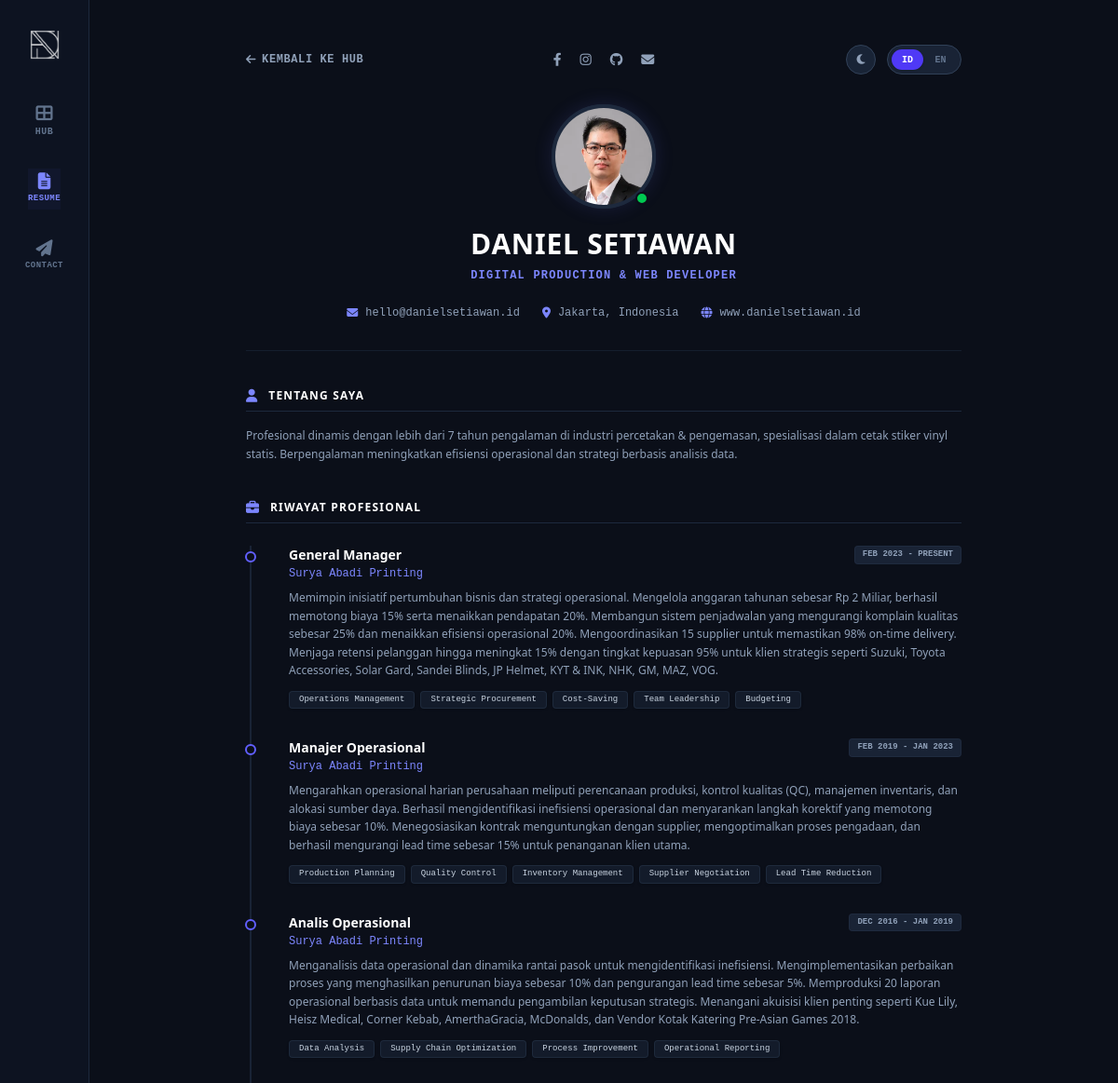
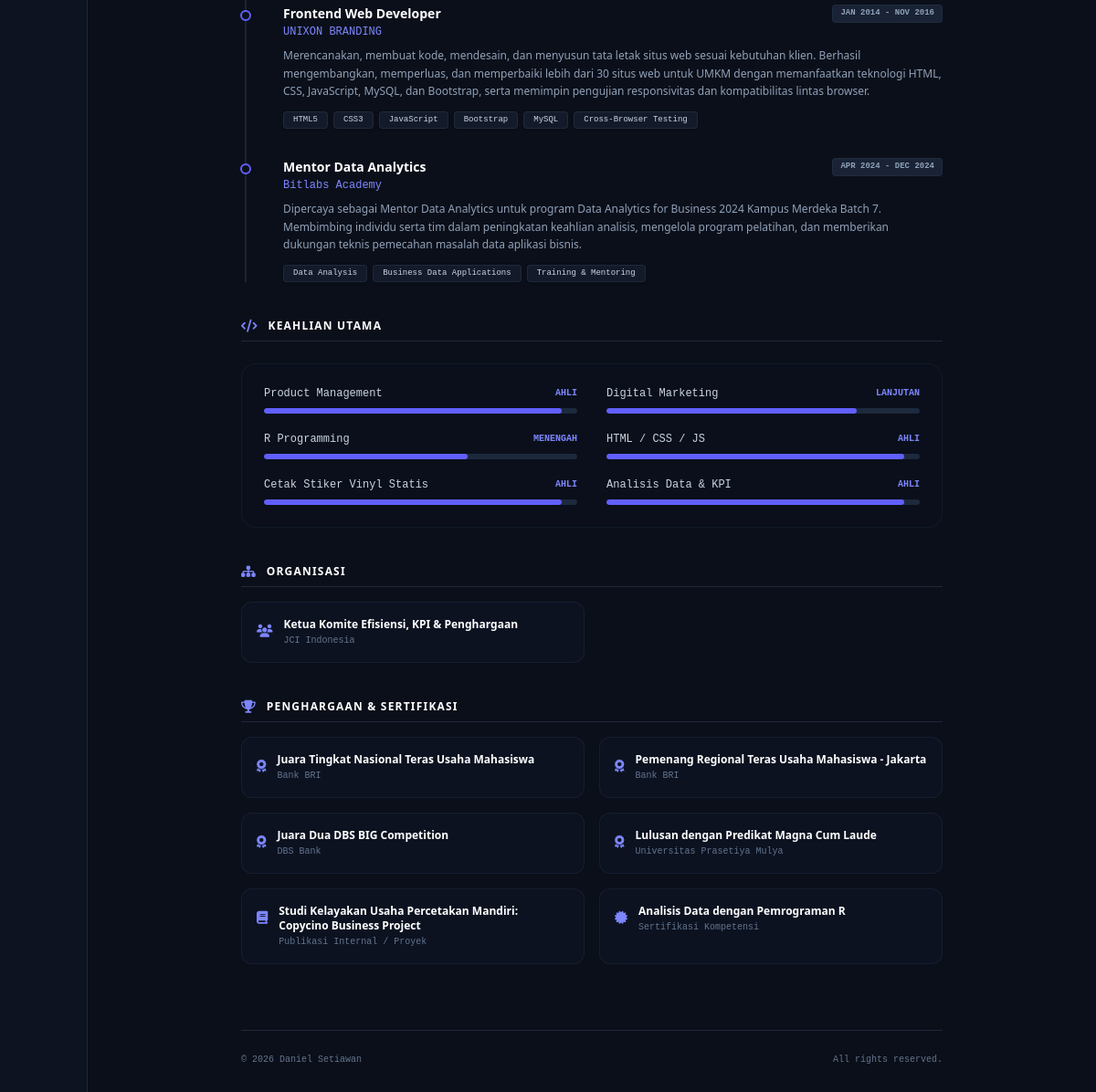
The app's page /resume, older data (2 pictures, top to bottom).
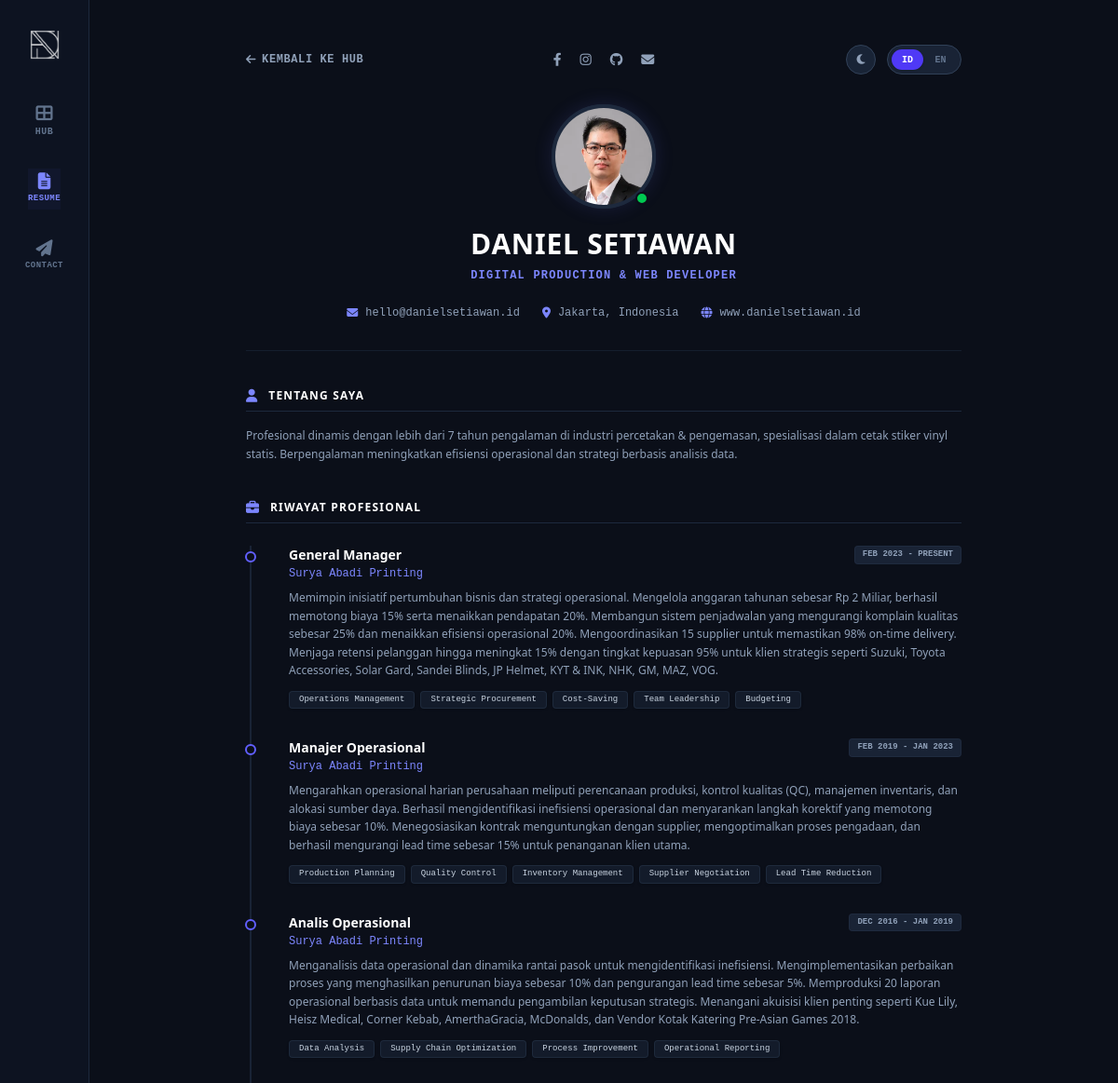
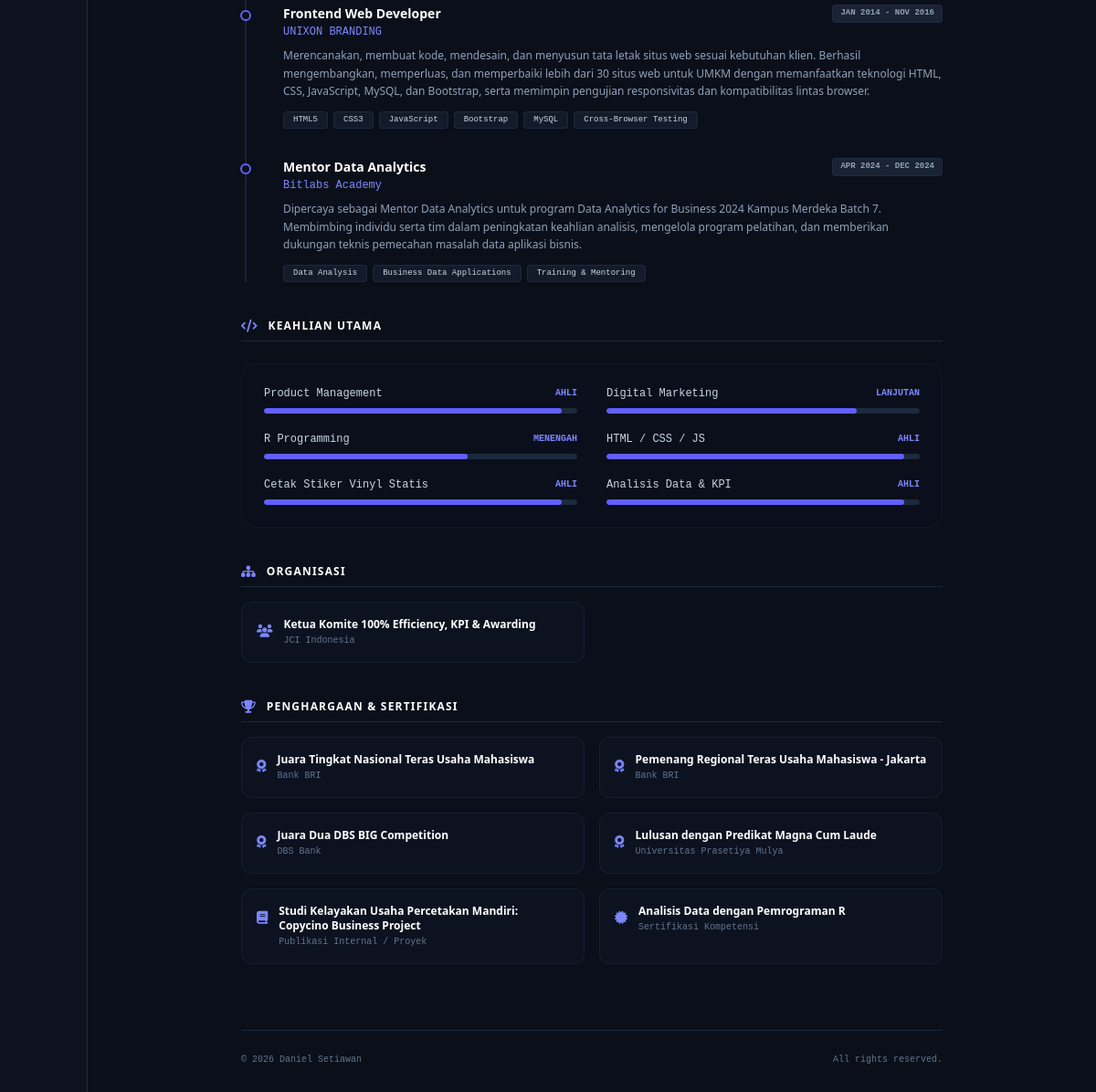
The same page, newer data (2 pictures, top to bottom).
### tables this page shows
CREATE TABLE experiences (
            id INTEGER PRIMARY KEY AUTOINCREMENT,
            category TEXT, title_id TEXT, title_en TEXT,
            company TEXT, period TEXT, description_id TEXT, description_en TEXT, tech_stack TEXT
        );

CREATE TABLE skills (
            id INTEGER PRIMARY KEY AUTOINCREMENT, category TEXT,
            name_id TEXT, name_en TEXT, level_id TEXT, level_en TEXT
        );

CREATE TABLE achievements (
            id INTEGER PRIMARY KEY AUTOINCREMENT,
            type TEXT, text_id TEXT, text_en TEXT, subtext_id TEXT, subtext_en TEXT
        );

### app.py (the view)
@app.route('/resume')
def resume():
    lang = request.args.get('lang', 'id')
    if lang not in RESUME_TEXTS: lang = 'id'
    ui_text = RESUME_TEXTS[lang]
    conn = sqlite3.connect(DB_NAME)
    conn.row_factory = sqlite3.Row
    cursor = conn.cursor()
    cursor.execute("SELECT * FROM experiences ORDER BY id ASC")
    experiences = cursor.fetchall()
    cursor.execute("SELECT * FROM skills")
    skills = cursor.fetchall()
    cursor.execute("SELECT * FROM achievements ORDER BY id ASC")
    achievements = cursor.fetchall()
    conn.close()
    user_data = {"name": "Daniel Setiawan"}
    return render_template('resume.html', experiences=experiences, skills=skills, achievements=achievements, ui=ui_text, user=user_data)

### templates/resume.html (shortened to what the changed rows need)
<!DOCTYPE html>
<html lang="{{ ui.current_lang }}" data-theme="dark">
<head>
    <script src="https://cdn.jsdelivr.net/npm/@tailwindcss/browser@4"></script>
    <link rel="stylesheet" href="https://cdnjs.cloudflare.com/ajax/libs/font-awesome/6.4.0/css/all.min.css">
    <link rel="stylesheet" href="{{ url_for('static', filename='css/mode.css') }}">
</head>
<body class="bg-[#0b0f19] text-slate-100 min-h-screen font-sans m-0 p-0 transition-colors duration-300">
    <div class="w-full min-h-screen flex flex-col md:flex-row">
        <main class="theme-main-content flex-1 p-4 sm:p-8 md:p-12 bg-[#0b0f19] min-h-screen min-w-0 transition-all">
            <div class="max-w-3xl mx-auto flex flex-col justify-between h-full w-full">
                <div class="w-full">
                    <div class="theme-border-divider text-center mb-10 pb-8 border-b border-slate-800/60 relative w-full">
                        <h1 class="font-display text-2xl md:text-3xl font-extrabold tracking-wide uppercase text-white mb-2 transition-colors break-words">{{ user.name }}</h1>
                    </div>
                    <div class="w-full flex flex-col gap-10 items-start mb-12">
                        <div class="w-full min-w-0">
                            <div class="theme-border-divider flex items-center space-x-3 mb-4 pb-2 border-b border-slate-800">
                                <h2 class="font-display text-xs uppercase tracking-widest font-extrabold text-white">{{ ui.about_tag }}</h2>
                            </div>
                        </div>
                        <div class="w-full min-w-0">
                            <div class="theme-border-divider flex items-center space-x-3 mb-6 pb-2 border-b border-slate-800">
                                <h2 class="font-display text-xs uppercase tracking-widest font-extrabold text-white">{{ ui.history_title }}</h2>
                            </div>
                            <div class="theme-border-divider space-y-8 pl-3 md:pl-4 border-l-2 border-slate-800/80 ml-1">
                                {% for exp in experiences %}
                                <div class="relative pl-5 md:pl-6 group min-w-0">
                                    <div class="theme-timeline-node absolute -left-[22px] md:-left-[23px] top-1.5 w-3 h-3 rounded-full bg-[#0b0f19] border-2 border-indigo-500 group-hover:bg-indigo-500 transition-colors z-10"></div>
                                    <div class="flex flex-col sm:flex-row sm:justify-between sm:items-start gap-2 mb-2 w-full">
                                        <div class="min-w-0 flex-1">
                                            <h3 class="font-display text-base md:text-sm font-bold text-white group-hover:text-indigo-400 transition-colors break-words">{{ exp.title_id if ui.current_lang == 'id' else exp.title_en }}</h3>
                                            <p class="text-xs sm:text-sm md:text-xs text-indigo-400 font-mono mt-0.5 break-words">{{ exp.company }}</p>
                                        </div>
                                        <span class="text-[10px] md:text-[9px] font-mono font-bold uppercase bg-slate-800/80 border border-slate-700/30 text-slate-400 px-2 py-0.5 rounded shrink-0 w-max self-start">{{ exp.period }}</span>
                                    </div>
                                    <p class="text-slate-400 text-sm md:text-xs leading-relaxed mb-3 transition-colors whitespace-pre-wrap break-words">{{ exp.description_id if ui.current_lang == 'id' else exp.description_en }}</p>
                                    <div class="flex flex-wrap gap-1.5 w-full">
                                        {% for tech in exp.tech_stack.split(',') %}
                                        <span class="text-[10px] md:text-[9px] font-mono bg-slate-800/50 text-slate-300 border border-slate-700/40 px-2.5 py-0.5 rounded shadow-sm">{{ tech.strip() }}</span>
                                        {% endfor %}
                                    </div>
                                </div>
                                {% endfor %}
                            </div>
                        </div>
                        <div class="w-full min-w-0">
                            <div class="theme-border-divider flex items-center space-x-3 mb-6 pb-2 border-b border-slate-800">
                                <h2 class="font-display text-xs uppercase tracking-widest font-extrabold text-white">{{ ui.skills_title }}</h2>
                            </div>
                            <div class="theme-bento-box bg-[#0d1321]/30 rounded-2xl p-5 md:p-6 border border-slate-800/40 w-full">
                                <div class="grid grid-cols-1 md:grid-cols-2 gap-x-8 gap-y-5 w-full">
                                    {% for skill in skills %}
                                    <div class="w-full">
                                        <div class="flex justify-between items-center text-sm md:text-xs mb-2 font-mono gap-2 w-full">
                                            <span class="text-slate-300 font-medium transition-colors truncate flex-1 min-w-0">{{ skill.name_id if ui.current_lang == 'id' else skill.name_en }}</span>
                                            <span class="text-indigo-400 font-bold uppercase text-[10px] sm:text-xs md:text-[10px] shrink-0">{{ skill.level_id if ui.current_lang == 'id' else skill.level_en }}</span>
                                        </div>
                                        <div class="w-full bg-slate-800 h-2 md:h-1.5 rounded-full overflow-hidden">
                                            {% if 'Expert' in skill.level_en or 'Ahli' in skill.level_id %}
                                                {% set width_val = '95%' %}
                                            {% elif 'Advanced' in skill.level_en or 'Lanjutan' in skill.level_id %}
                                                {% set width_val = '80%' %}
                                            {% else %}
                                                {% set width_val = '65%' %}
                                            {% endif %}
                                            <div class="bg-indigo-500 h-full rounded-full transition-all duration-500" style="width: {{ width_val }};"></div>
                                        </div>
                                    </div>
                                    {% endfor %}
                                </div>
                            </div>
                        </div>
                        <div class="w-full min-w-0">
                            <div class="theme-border-divider flex items-center space-x-3 mb-4 pb-2 border-b border-slate-800">
                                <h2 class="font-display text-xs uppercase tracking-widest font-extrabold text-white">{{ ui.org_title }}</h2>
                            </div>
                            <div class="grid grid-cols-1 sm:grid-cols-2 gap-4 w-full">
                                {% for ach in achievements if ach.type == 'org' %}
                                <div class="theme-bento-box p-4 rounded-xl bg-slate-900/40 border border-slate-800/60 flex items-start space-x-3 transition-all min-w-0">
                                    <div class="mt-0.5 text-indigo-400 shrink-0"><i class="fas fa-users text-sm"></i></div>
                                    <div class="min-w-0 flex-1">
                                        <h4 class="font-display text-sm md:text-xs font-bold text-white transition-colors break-words">{{ ach.text_id if ui.current_lang == 'id' else ach.text_en }}</h4>
                                        <p class="text-[11px] md:text-[10px] font-mono text-slate-500 mt-0.5 break-words">{{ ach.subtext_id if ui.current_lang == 'id' else ach.subtext_en }}</p>
                                    </div>
                                </div>
                                {% endfor %}
                            </div>
                        </div>
                        <div class="w-full min-w-0">
                            <div class="theme-border-divider flex items-center space-x-3 mb-4 pb-2 border-b border-slate-800">
                                <h2 class="font-display text-xs uppercase tracking-widest font-extrabold text-white">{{ ui.achieve_title }}</h2>
                            </div>
                            <div class="grid grid-cols-1 sm:grid-cols-2 gap-4 w-full">
                                {% for ach in achievements if ach.type != 'org' %}
                                <div class="theme-bento-box p-4 rounded-xl bg-slate-900/40 border border-slate-800/60 flex items-start space-x-3 transition-all min-w-0">
                                    <div class="mt-0.5 text-indigo-400 shrink-0">
                                        {% if ach.type == 'award' %}<i class="fas fa-award text-sm"></i>
                                        {% elif ach.type == 'pub' %}<i class="fas fa-book text-sm"></i>
                                        {% else %}<i class="fas fa-certificate text-sm"></i>{% endif %}
                                    </div>
                                    <div class="min-w-0 flex-1">
                                        <h4 class="font-display text-sm md:text-xs font-bold text-white transition-colors break-words">{{ ach.text_id if ui.current_lang == 'id' else ach.text_en }}</h4>
                                        <p class="text-[11px] md:text-[10px] font-mono text-slate-500 mt-0.5 break-words">{{ ach.subtext_id if ui.current_lang == 'id' else ach.subtext_en }}</p>
                                    </div>
                                </div>
                                {% endfor %}
                            </div>
                        </div>
                    </div>
                </div>
            </div>
        </main>
    </div>
</body>
</html>

Row changes from the older to the newer data that the page shows:
removed achievements: text "Ketua Komite Efisiensi, KPI & Penghargaan", subtext "JCI Indonesia", shown under "ORGANISASI"
added achievements: text "Ketua Komite 100% Efficiency, KPI & Awarding", subtext "JCI Indonesia", shown under "ORGANISASI"
